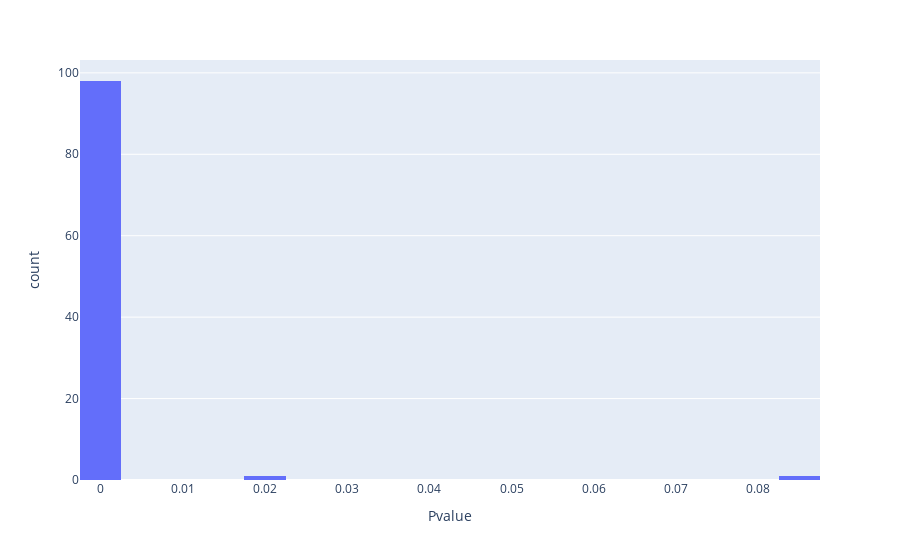

The code cell stored with this chart in its notebook:
### Code cell
import plotly.express as pxd
fig = px.histogram(df['Pvalue'], x='Pvalue')
fig.show()

### Figure 1 — Plotly figure (JSON) as saved in the notebook; plotly's stock layout.template omitted (floating-point values rounded to 4 significant figures)
{"data": [{"alignmentgroup": "True", "bingroup": "x", "hovertemplate": "Pvalue=%{x}<br>count=%{y}<extra></extra>", "legendgroup": "", "marker": {"color": "#636efa", "pattern": {"shape": ""}}, "name": "", "offsetgroup": "", "orientation": "v", "showlegend": false, "type": "histogram", "x": [6.112e-143, 0, 8.058e-309, 3.132e-61, 7.414e-99, 8.44e-256, 5.918e-132, 6.725e-174, 1.141e-30, 1.208e-88, 4.063e-144, 2.054e-307, 1.665e-158, 3.033e-154, 4.061e-284, 2.729e-57, 1.7e-159, 1.355e-167, 8.061e-62, 1.454e-151, 1.147e-76, 3.578e-238, 1.401e-111, 0, 1.261e-178, 4.877e-147, 8.401e-108, 1.901e-81, 1.167e-144, 3.984e-167, 0, 4.116e-154, 1.21e-137, 3.407e-74, 4.632e-49, 4.706e-90, 0, 0, 6.356e-133, 2.528e-06, 5.113e-47, 0, 1.428e-150, 1.373e-126, 7.036e-55, 1.597e-234, 0, 1.207e-10, 1.579e-33, 7.629e-43, 8.491e-45, 4.487e-109, 2.73e-202, 1.773e-51, 4.361e-94, 1.324e-60, 9.163e-150, 7.103e-31, 3.964e-276, 3.306e-83, 0.08362, 1.457e-70, 1.841e-60, 2.299e-118, 5.113e-68, 2.053e-108, 0.02236, 4.539e-29, 3.669e-59, 7.33e-234, 7.211e-271, 3.995e-74, 5.012e-108, 3.634e-70, 4.501e-170, 1.363e-17, 4.579e-155, 4.811e-108, 2.366e-276, 4.284e-14, 4.846e-34, 3.787e-133, 3.726e-146, 1.879e-32, 7.117e-93, 9.045e-64, 0, 0, 0, 5.239e-212, 4.445e-67, 0, 1.252e-123, 1.484e-79, 1.094e-65, 1.662e-240, 3.165e-69, 0, 3.155e-87, 9.017e-41], "xaxis": "x", "yaxis": "y"}], "layout": {"autosize": true, "barmode": "relative", "legend": {"tracegroupgap": 0}, "margin": {"t": 60}, "xaxis": {"anchor": "y", "autorange": true, "domain": [0, 1], "range": [-0.0025, 0.0875], "title": {"text": "Pvalue"}, "type": "linear"}, "yaxis": {"anchor": "x", "autorange": true, "domain": [0, 1], "range": [0, 103.2], "title": {"text": "count"}}}}
